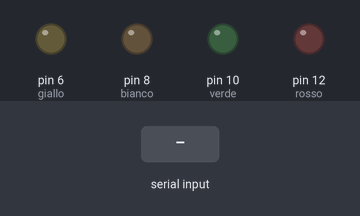
Simulated run of this sketch. Board: Arduino Uno, built with avr-gcc and run on an emulated ATmega328P. Shown: output pins drawn as LEDs (lit = HIGH). The test bench sets the inputs (shaded band). Random numbers use the default seed unless the sketch sets one; what the sketch prints to the serial monitor is not drawn.

Above: at 0.8 s.
0.9 s: "90,45\n" received over Serial
At 2.9 s:
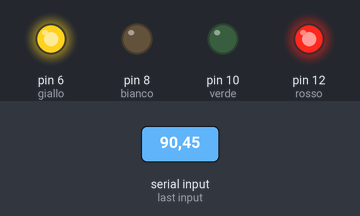
At 11.8 s:
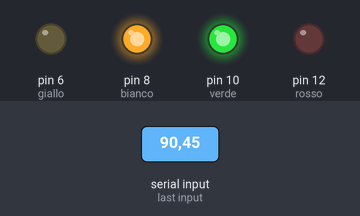
Timing chart, 0 to 23.2 s (numbered marks = the images above; inputs shaded):
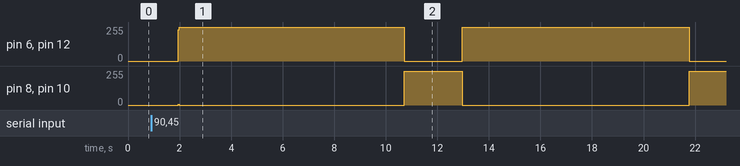

The sketch:

AlessioMarco_Verifica.ino
```cpp
//Dichiaro tutte le variabili di output
int rosso        = 12;
int verde        = 10;
int bianco       = 8;
int giallo       = 6;
int richiesta    = 0;
int numCicliMAX  = 0;
int tempo1       = 0;
int tempo2       = 0;

void setup() {
  Serial.begin(9600);
  pinMode(rosso, OUTPUT);
  pinMode(verde, OUTPUT);
  pinMode(giallo, OUTPUT);
  pinMode(bianco, OUTPUT);
  richiestaCicli();
}

void richiestaCicli(){
  //Comando che permette di richiedere il tempo di accensione in millisecondi delle 2 coppie di led
  Serial.println("Dopo quanti cicli vuoi che il programma ricominci?");
  while(Serial.available() == 0);
  numCicliMAX = Serial.readString().toInt();
}

void ciclo(int led1, int led2, int tempo){
  //Creo un metodo generale con delle variabili che assumono il "colore" che gli do in input nel ciclo loop()
  digitalWrite(led1, HIGH);
  digitalWrite(led2, HIGH);
  delay(tempo);
  digitalWrite(led1, LOW);
  digitalWrite(led2, LOW);
}

void loop() {
  //If che mi permette di richiedere i valori solo se la variabile richiesta è uguale al numero di cicli massimo assegnato dall'utente
  if(richiesta == numCicliMAX){
    tempo1 = random(1000, 10000);
    tempo2 = random(1000, 10000);
    richiesta = 0;
  }
  ciclo(rosso, giallo, tempo1);
  ciclo(bianco, verde, tempo2);
  richiesta++;
}
```

Measured:
- after the input at 0.9 s, pin 6 (giallo), pin 12 (rosso): alternates 255/255 for 8.8 s and 0/255 for 2.2 s, starting after 1.0 s; pin 8 (bianco), pin 10 (verde): 0/255 → 255/255 after 9.8 s, → 0/255 2.2 s later, → 255/255 8.8 s later
